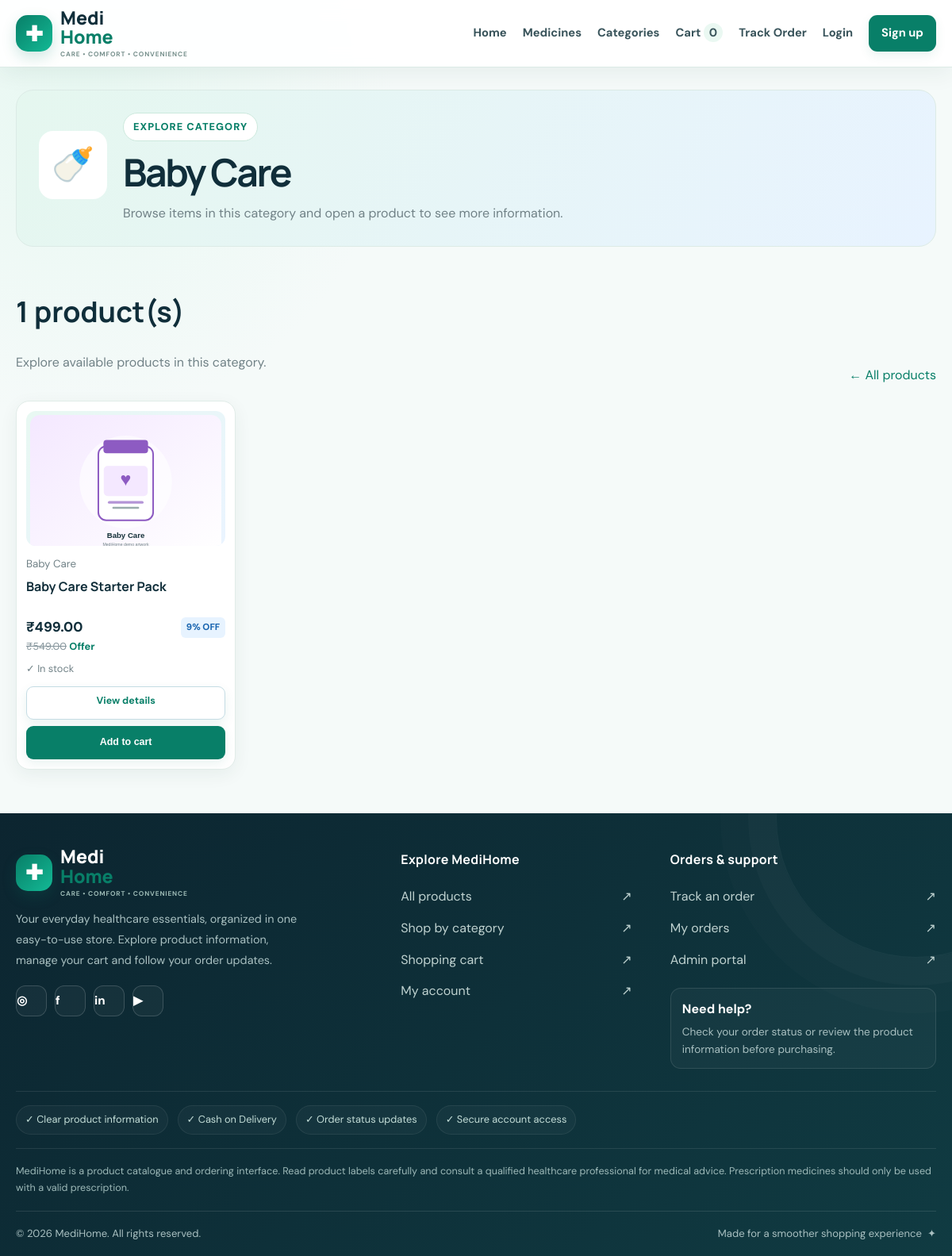
The app's page /category.php?id=5 with its own data.
### tables this page shows
CREATE TABLE categories(id INT AUTO_INCREMENT PRIMARY KEY,name VARCHAR(100) UNIQUE NOT NULL,icon VARCHAR(20) NOT NULL DEFAULT '💊');

CREATE TABLE medicines(id INT AUTO_INCREMENT PRIMARY KEY,category_id INT NOT NULL,name VARCHAR(180) NOT NULL,description TEXT,price DECIMAL(10,2) NOT NULL,old_price DECIMAL(10,2),stock INT NOT NULL DEFAULT 0,image_url VARCHAR(500),prescription_required TINYINT(1) NOT NULL DEFAULT 0,is_featured TINYINT(1) NOT NULL DEFAULT 0,expiry_date DATE,created_at TIMESTAMP DEFAULT CURRENT_TIMESTAMP,FOREIGN KEY(category_id) REFERENCES categories(id));

### config.php (called while the page is built, shortened)
<?php
function e($v): string { return htmlspecialchars((string)($v??''),ENT_QUOTES,'UTF-8'); }
function money($v): string { return '₹'.number_format((float)$v,2); }

### includes/card.php (the view)
<article class="product"><a class="product-img" href="/MediHome/product.php?id=<?=(int)$p['id']?>"><?php if(!empty($p['image_url'])):?><img src="<?=e($p['image_url'])?>" alt="<?=e($p['name'])?>"><?php else:?>💊<?php endif;?></a><small class="product-category"><?=e($p['category_name']??'Healthcare')?></small><h3><a href="/MediHome/product.php?id=<?=(int)$p['id']?>"><?=e($p['name'])?></a></h3><div class="product-price-row"><span class="price"><?=money($p['price'])?></span><?php if(!empty($p['old_price'])&&(float)$p['old_price']>(float)$p['price']):?><span class="offer-badge"><?=round((1-(float)$p['price']/(float)$p['old_price'])*100)?>% OFF</span><?php endif;?></div><?php if(!empty($p['old_price'])):?><div class="old-price"><del><?=money($p['old_price'])?></del> <span>Offer</span></div><?php endif;?><p class="stock"><?=((int)$p['stock']>0)?'✓ In stock':'Out of stock'?></p><div class="actions"><a class="btn ghost" href="/MediHome/product.php?id=<?=(int)$p['id']?>">View details</a><?php if((int)$p['stock']>0):?><form method="post" action="/MediHome/cart.php"><input type="hidden" name="action" value="add"><input type="hidden" name="medicine_id" value="<?=(int)$p['id']?>"><button class="btn" type="submit">Add to cart</button></form><?php else:?><button class="btn" disabled>Unavailable</button><?php endif;?></div></article>

### category.php
<?php require 'config.php';$id=(int)($_GET['id']??0);$s=$pdo->prepare('SELECT * FROM categories WHERE id=?');$s->execute([$id]);$category=$s->fetch();if(!$category){flash('Category not found.','error');go('/MediHome/medicines.php');}$s=$pdo->prepare('SELECT m.*,c.name category_name FROM medicines m JOIN categories c ON c.id=m.category_id WHERE m.category_id=? ORDER BY m.is_featured DESC,m.name');$s->execute([$id]);$products=$s->fetchAll();$title=$category['name'].' | MediHome';require 'includes/header.php';?><div class="category-hero"><span class="caticon"><?=e($category['icon'])?></span><div><span class="eyebrow">Explore category</span><h1><?=e($category['name'])?></h1><p>Browse items in this category and open a product to see more information.</p></div></div><div class="sectionhead"><div><h2><?=count($products)?> product(s)</h2><p>Explore available products in this category.</p></div><a href="/MediHome/medicines.php">← All products</a></div><?php if($products):?><div class="products"><?php foreach($products as $p) require 'includes/card.php';?></div><?php else:?><div class="empty"><h2>No products in this category yet</h2><a class="btn" href="/MediHome/medicines.php">Browse all products</a></div><?php endif;?><?php require 'includes/footer.php';?>

### records on screen
categories: icon "🍼", name "Baby Care"
medicines: image_url (picture), category.name "Baby Care", name "Baby Care Starter Pack", price "₹499.00", (1-(float)$p['price']/(float)$p['old_price'])*100 "9", old_price "₹549.00", stock "✓ In stock"

### other values on screen
count_cart() "0"
count($products) "1"
